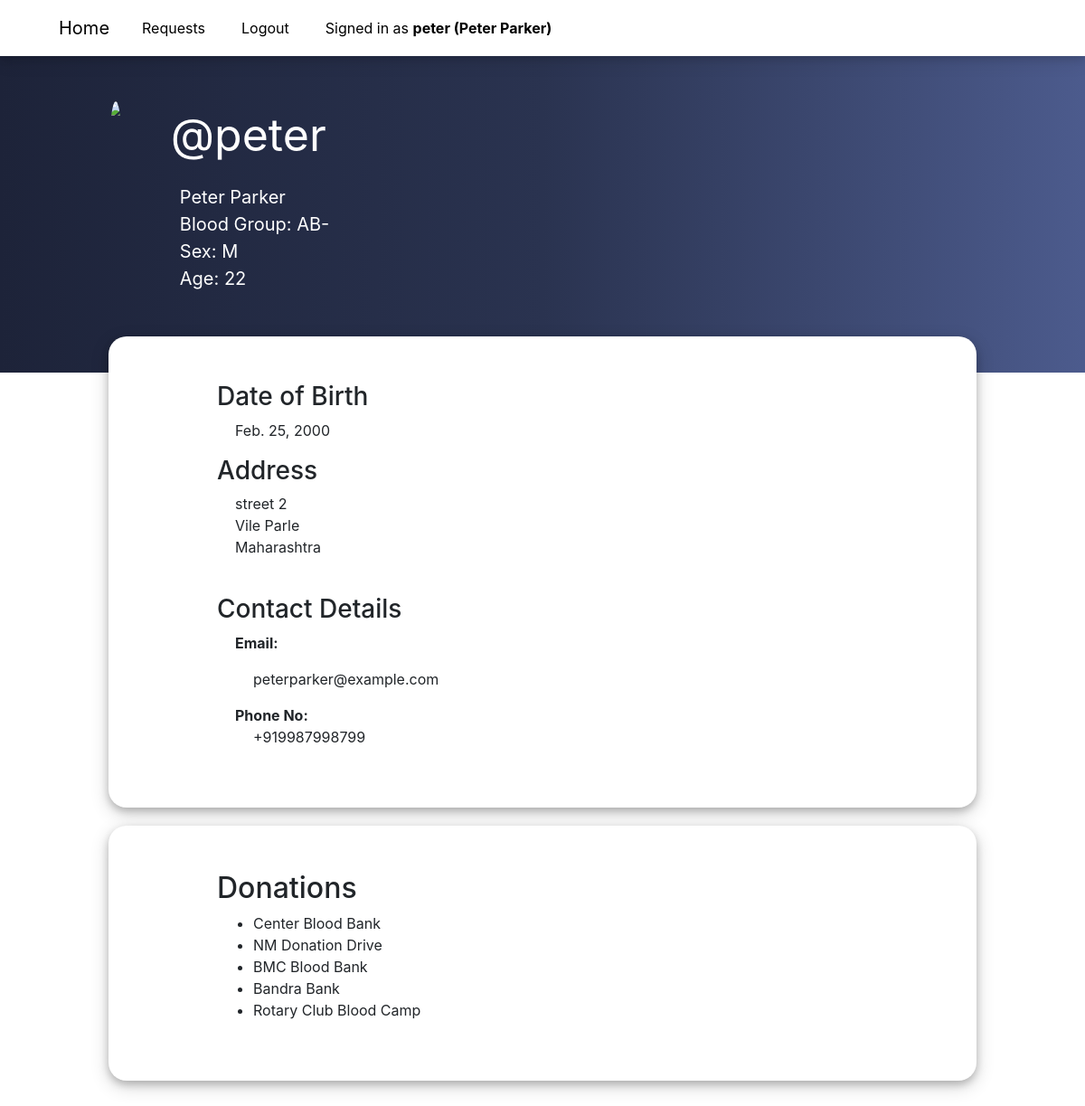
Page /profile/peter (signed in) on the committed database.
### donate/models.py (models this page shows, shortened)
class User(AbstractUser):
    gender_choice = [
        ("M", "Male"),
        ("F", "Female"),
        ("O", "Other")
    ]
    is_hospital = models.BooleanField(default = False)
    street = models.CharField (max_length=64)
    city = models.CharField (max_length=64)
    state = models.CharField (max_length=64)
    phone_no = models.CharField(max_length=15, validators=[validate_international_phonenumber], unique=True)
    dob = models.DateField(auto_now_add=False, blank=True, null=True)
    blood_type = models.CharField(choices=unit_choices, max_length=64, blank=True)
    gender = models.CharField(choices=gender_choice, max_length=1, blank=True)
    requests = models.ManyToManyField("User", blank=True, through="BloodRequest")
    def __str__(self):
        if self.is_hospital:
            return f'{self.username}'
        else:
            return f'{self.username} ({self.first_name} {self.last_name})'

class DonationPlace(models.Model):
    name = models.CharField(max_length=64,unique=True)
    street = models.CharField (max_length=64)
    city = models.CharField (max_length=64)
    state = models.CharField (max_length=64)
    phone_no = models.CharField(max_length=15, validators=[validate_international_phonenumber], unique=True)
    donors = models.ManyToManyField(User, blank=True, related_name="donations")

### donate/views.py (the view)
# urls.py: path("profile/<str:name>", views.profile, name="profile"),
def profile(request, name):
    user = User.objects.get(username=name)
    donations = user.donations.all()
    today = date.today()
    age = 0
    if user.is_hospital == False:
        age = today.year - user.dob.year - ((today.month, today.day) < (user.dob.month, user.dob.day))
    return render(request, "donate/profile.html", {
        "donations": donations,
        "user1": user,
        "age": age
    })

### donate/templates/donate/profile.html (shortened to what this page needs)
{% extends "donate/layout.html" %}
{%load static%}
{% block stylelink %} <link href="{% static 'donate/profile.css' %}" rel="stylesheet"> {% endblock %}
{% block body %}
<div class="profilecontainer">
    {% if user1.is_hospital == False %}
        <div class="top top_d">
    {% else %}
        <div class="top top_h">
    {% endif %}
        <br>
            {% if user1.is_hospital == False %}
                <img src="https://image.freepik.com/free-vector/people-donating-blood-background-flat-design_23-2148257793.jpg">
            {% else %}
                <img src="https://image.freepik.com/free-vector/hospital-building-ambulance_260807-282.jpg">
            {% endif %}
            <div>
                <p id="username">@{{ user1.username }}</p>
                {% if user1.is_hospital == False %}
                    <div id="name">{{ user1.first_name }} {{ user1.last_name }}</div>
                    <div id="group">Blood Group: {{ user1.blood_type }}</div>
                    <div id="gender">Sex: {{ user1.gender }}</div>
                    <div id="age">Age: {{age}} </div>
                {% endif %}
            </div>
        </div>
    <div class="bottom">
        {% if user1.is_hospital == False %}
            <h3>Date of Birth</h3>
            <p  style="padding-left: 20px">
                {{ user1.dob }}
            <br>
        {% endif %}
        <h3>Address</h3>
        <p  style="padding-left: 20px">
            {{ user1.street }} <br> {{ user1.city }} <br> {{ user1.state }}
        </p>
        <br>
        <h3>Contact Details</h3>
        <p style="padding-left: 20px">
            <strong>Email: </strong>  <p style="padding-left:40px "> {{ user1.email }}<br> </p>
            <strong  style="padding-left: 20px">Phone No:</strong> <br> <p style="padding-left:40px "> {{ user1.phone_no }} </p>
        </p>
    </div>
    {% if user1.is_hospital == False %}
        <div class="bottom">
            <h2>Donations</h2>
            <ul>
                {% for donation in donations %}
                    <li>{{ donation.name }} </li>
                {% empty %}
                    <li>No Entries Found</li>
                {% endfor %}
            </ul>
        </div>
    {% endif %}
</div>
{% endblock %}

### donate/templates/donate/layout.html (shortened to what this page needs)
{% load static %}
<!DOCTYPE html>
<html lang="en">
    <head>
        <link rel="stylesheet" href="https://stackpath.bootstrapcdn.com/bootstrap/4.4.1/css/bootstrap.min.css">
        <link href="{% static 'donate/navbar.css' %}" rel="stylesheet">
        {% block stylelink %} {% endblock %}
    </head>
    <body>
        <nav class="navbar navbar-expand-md fixed-top" id="navbar">
            <div class="container">
                <a class="navbar-brand" href="{% url 'index' %}">Home</a>
                <div class="collapse navbar-collapse" id="navbarResponsive">
                    <ul class="navbar-nav ms-auto">
                        {% if user.is_authenticated %}
                            <li class="nav-item mx-0 mx-md-1"><a class="nav-link py-3 px-0 px-md-3 rounded" href="{% url 'requests' %}">Requests</a></li>
                            <li class="nav-item mx-0 mx-md-1"><a class="nav-link py-3 px-0 px-md-3 rounded" href="{% url 'logout' %}">Logout</a></li>
                            <li class="nav-item mx-0 mx-md-1"><a class="nav-link py-3 px-0 px-md-3 rounded" href="{% url 'profile' name=user.username %}">Signed in as <strong>{{ user }}</strong></a></li>
                        {% else %}
                            <li class="nav-item mx-0 mx-md-1"><a class="nav-link py-3 px-0 px-md-3 rounded" href="{% url 'login' %}">Login</a></li>
                            <li class="nav-item mx-0 mx-md-1"><a class="nav-link py-3 px-0 px-md-3 rounded" href="{% url 'register' %}">Register</a></li>
                        {% endif %}
                    </ul>
                </div>
            </div>
        </nav>
        <div>
        {% block body %}
        {% endblock %}
        </div>
    </body>
    </html>
</html>

### donate/static/donate/navbar.css (style rules this page uses)
#navbar { padding-left: 50px; padding-top: 3px; padding-bottom: 3px; position: sticky; top:0; background-color: white; box-shadow: 0 4px 8px 0 rgba(0, 0, 0, 0.1), 0 6px 20px 0 rgba(0, 0, 0, 0.1); z-index: 5; }

### donate/static/donate/profile.css (style rules this page uses)
.profilecontainer { background-size: contain; }
.top { background: -webkit-gradient(linear, left top, right top, color-stop(0%,#1D2339), color-stop(50%,#2A3350), color-stop(100%,#4C5B8D )); color: white; padding: 50px 2% 50px 10%; display: flex; z-index: -1; flex-flow: row wrap; }
.top_d { height: 350px; }
.top > img { border-radius: 50%; height: 150px; margin-right: 5% ; }
#username { font-size: 50px; }
#name, #group, #gender, #age { padding-left: 10px; font-size: 20px; }
.bottom { border-radius: 20px; box-shadow: 0 4px 8px 0 rgba(0, 0, 0, 0.2), 0 6px 20px 0 rgba(0, 0, 0, 0.19); padding: 50px 2% 50px 10%; z-index: 1; margin: -40px 10% 60px 10%; background-color: white; }
a, a:hover, a:focus, a:active, a:visited { color: black; }

### rows in the picture
User: is_hospital+username+first_name "peter (Peter Parker)", username "peter", first_name "Peter", last_name "Parker", blood_type "AB-", gender "M", dob "Feb. 25, 2000", street "street 2", city "Vile Parle", state "Maharashtra", email "peterparker@example.com", phone_no "+919987998799"
DonationPlace: name "Center Blood Bank"
DonationPlace: name "NM Donation Drive"
DonationPlace: name "BMC Blood Bank"
DonationPlace: name "Bandra Bank"
DonationPlace: name "Rotary Club Blood Camp"

### other values in the picture
{{ age }} "22"
